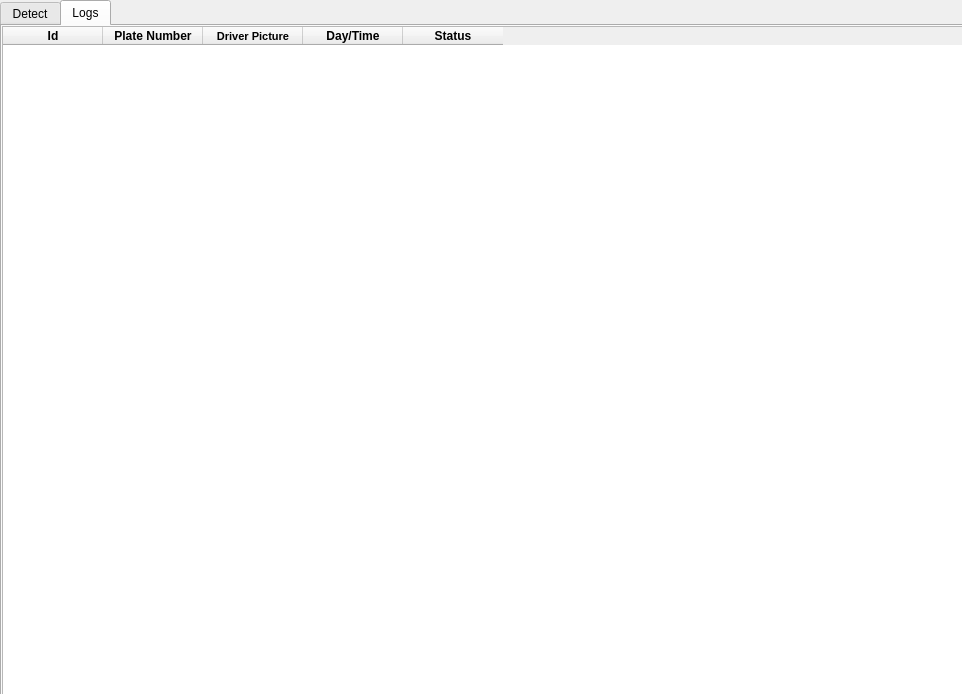
<?xml version="1.0" encoding="UTF-8"?>
<ui version="4.0">
 <class>MainWindow</class>
 <widget class="QMainWindow" name="MainWindow">
  <property name="geometry">
   <rect>
    <x>0</x>
    <y>0</y>
    <width>962</width>
    <height>694</height>
   </rect>
  </property>
  <property name="windowTitle">
   <string>Vehicle Management System</string>
  </property>
  <property name="windowIcon">
   <iconset>
    <normaloff>../img/logo.ico</normaloff>../img/logo.ico</iconset>
  </property>
  <property name="layoutDirection">
   <enum>Qt::LeftToRight</enum>
  </property>
  <property name="styleSheet">
   <string notr="true">#driver_image{
	border: 1px sold black
}</string>
  </property>
  <widget class="QWidget" name="centralwidget">
   <widget class="QTabWidget" name="tabWidget">
    <property name="geometry">
     <rect>
      <x>0</x>
      <y>0</y>
      <width>1001</width>
      <height>721</height>
     </rect>
    </property>
    <property name="currentIndex">
     <number>1</number>
    </property>
    <widget class="QWidget" name="detect">
     <attribute name="title">
      <string>Detect</string>
     </attribute>
     <widget class="QLabel" name="number_plate_picture_label">
      <property name="geometry">
       <rect>
        <x>710</x>
        <y>360</y>
        <width>191</width>
        <height>19</height>
       </rect>
      </property>
      <property name="text">
       <string>&lt;html&gt;&lt;head/&gt;&lt;body&gt;&lt;p&gt;&lt;span style=&quot; font-size:12pt; font-weight:600;&quot;&gt;Number Plate Picture :&lt;/span&gt;&lt;/p&gt;&lt;/body&gt;&lt;/html&gt;</string>
      </property>
     </widget>
     <widget class="QLabel" name="driver_picture_label">
      <property name="geometry">
       <rect>
        <x>710</x>
        <y>140</y>
        <width>141</width>
        <height>19</height>
       </rect>
      </property>
      <property name="text">
       <string>&lt;html&gt;&lt;head/&gt;&lt;body&gt;&lt;p&gt;&lt;span style=&quot; font-size:12pt; font-weight:600;&quot;&gt;Driver's Picture :&lt;/span&gt;&lt;/p&gt;&lt;/body&gt;&lt;/html&gt;</string>
      </property>
     </widget>
     <widget class="QLabel" name="plate_number_label">
      <property name="geometry">
       <rect>
        <x>710</x>
        <y>520</y>
        <width>131</width>
        <height>19</height>
       </rect>
      </property>
      <property name="text">
       <string>&lt;html&gt;&lt;head/&gt;&lt;body&gt;&lt;p&gt;&lt;span style=&quot; font-size:12pt; font-weight:600;&quot;&gt;Plate Number : &lt;/span&gt;&lt;/p&gt;&lt;/body&gt;&lt;/html&gt;</string>
      </property>
     </widget>
     <widget class="QLabel" name="title_label">
      <property name="geometry">
       <rect>
        <x>350</x>
        <y>30</y>
        <width>391</width>
        <height>61</height>
       </rect>
      </property>
      <property name="text">
       <string>&lt;html&gt;&lt;head/&gt;&lt;body&gt;&lt;p align=&quot;center&quot;&gt;&lt;span style=&quot; font-size:20pt; font-weight:600;&quot;&gt;Vehicle Managememt System&lt;/span&gt;&lt;/p&gt;&lt;/body&gt;&lt;/html&gt;</string>
      </property>
     </widget>
     <widget class="QPlainTextEdit" name="plate_number_edit_box">
      <property name="enabled">
       <bool>false</bool>
      </property>
      <property name="geometry">
       <rect>
        <x>760</x>
        <y>550</y>
        <width>151</width>
        <height>31</height>
       </rect>
      </property>
     </widget>
     <widget class="QLabel" name="driver_image">
      <property name="geometry">
       <rect>
        <x>740</x>
        <y>190</y>
        <width>161</width>
        <height>141</height>
       </rect>
      </property>
      <property name="styleSheet">
       <string notr="true"/>
      </property>
      <property name="text">
       <string>&lt;html&gt;&lt;head/&gt;&lt;body&gt;&lt;p align=&quot;center&quot;&gt;Driver's Picture&lt;/p&gt;&lt;/body&gt;&lt;/html&gt;</string>
      </property>
     </widget>
     <widget class="QWidget" name="verticalLayoutWidget">
      <property name="geometry">
       <rect>
        <x>30</x>
        <y>140</y>
        <width>611</width>
        <height>451</height>
       </rect>
      </property>
      <layout class="QVBoxLayout" name="verticalLayout">
       <item>
        <widget class="QLabel" name="cam_label">
         <property name="text">
          <string>&lt;html&gt;&lt;head/&gt;&lt;body&gt;&lt;p align=&quot;center&quot;&gt;Cam View&lt;/p&gt;&lt;/body&gt;&lt;/html&gt;</string>
         </property>
        </widget>
       </item>
       <item>
        <widget class="QPushButton" name="handle_btn">
         <property name="text">
          <string>Start</string>
         </property>
        </widget>
       </item>
      </layout>
     </widget>
     <widget class="QLabel" name="title_logo">
      <property name="geometry">
       <rect>
        <x>220</x>
        <y>30</y>
        <width>121</width>
        <height>91</height>
       </rect>
      </property>
      <property name="text">
       <string/>
      </property>
      <property name="pixmap">
       <pixmap>../img/logo.png</pixmap>
      </property>
      <property name="scaledContents">
       <bool>true</bool>
      </property>
     </widget>
     <widget class="QLabel" name="number_plate_image">
      <property name="geometry">
       <rect>
        <x>740</x>
        <y>400</y>
        <width>161</width>
        <height>81</height>
       </rect>
      </property>
      <property name="text">
       <string>&lt;html&gt;&lt;head/&gt;&lt;body&gt;&lt;p align=&quot;center&quot;&gt;Number Plate&lt;/p&gt;&lt;/body&gt;&lt;/html&gt;</string>
      </property>
     </widget>
     <widget class="QPushButton" name="exit_btn">
      <property name="geometry">
       <rect>
        <x>770</x>
        <y>600</y>
        <width>131</width>
        <height>41</height>
       </rect>
      </property>
      <property name="text">
       <string>Exit</string>
      </property>
     </widget>
    </widget>
    <widget class="QWidget" name="logs">
     <attribute name="title">
      <string>Logs</string>
     </attribute>
     <widget class="QTableWidget" name="tableWidget">
      <property name="geometry">
       <rect>
        <x>0</x>
        <y>0</y>
        <width>961</width>
        <height>671</height>
       </rect>
      </property>
      <column>
       <property name="text">
        <string>Id</string>
       </property>
       <property name="font">
        <font>
         <weight>75</weight>
         <bold>true</bold>
        </font>
       </property>
      </column>
      <column>
       <property name="text">
        <string>Plate Number</string>
       </property>
       <property name="font">
        <font>
         <weight>75</weight>
         <bold>true</bold>
        </font>
       </property>
      </column>
      <column>
       <property name="text">
        <string>Driver Picture</string>
       </property>
       <property name="font">
        <font>
         <pointsize>8</pointsize>
         <weight>75</weight>
         <bold>true</bold>
         <strikeout>false</strikeout>
        </font>
       </property>
      </column>
      <column>
       <property name="text">
        <string>Day/Time</string>
       </property>
       <property name="font">
        <font>
         <weight>75</weight>
         <bold>true</bold>
        </font>
       </property>
      </column>
      <column>
       <property name="text">
        <string>Status</string>
       </property>
       <property name="font">
        <font>
         <weight>75</weight>
         <bold>true</bold>
        </font>
       </property>
      </column>
     </widget>
    </widget>
   </widget>
  </widget>
 </widget>
 <resources/>
 <connections/>
</ui>
